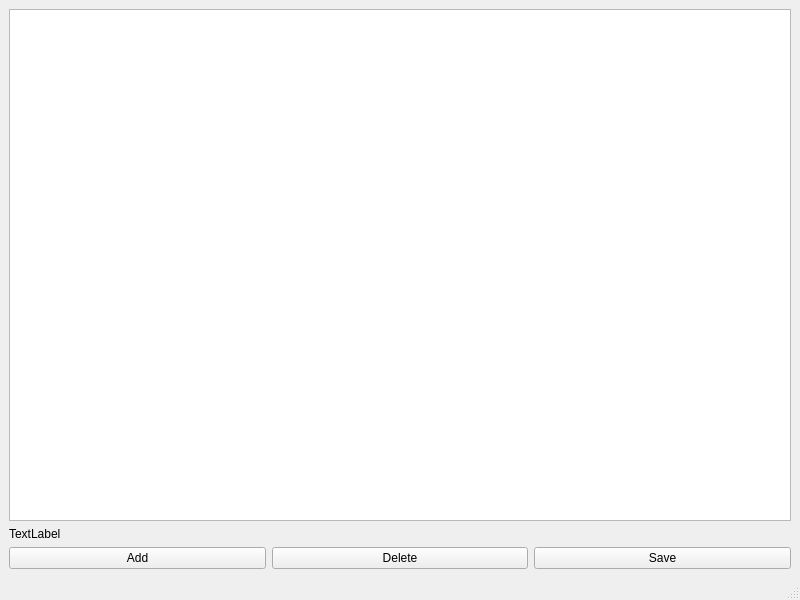
<?xml version="1.0" encoding="UTF-8"?>
<ui version="4.0">
 <class>MainWindow</class>
 <widget class="QMainWindow" name="MainWindow">
  <property name="geometry">
   <rect>
    <x>0</x>
    <y>0</y>
    <width>800</width>
    <height>600</height>
   </rect>
  </property>
  <property name="windowTitle">
   <string>MainWindow</string>
  </property>
  <widget class="QWidget" name="centralwidget">
   <layout class="QVBoxLayout" name="verticalLayout">
    <item>
     <widget class="QTableView" name="tableView">
      <property name="selectionMode">
       <enum>QAbstractItemView::SelectionMode::SingleSelection</enum>
      </property>
      <property name="selectionBehavior">
       <enum>QAbstractItemView::SelectionBehavior::SelectRows</enum>
      </property>
      <attribute name="horizontalHeaderStretchLastSection">
       <bool>true</bool>
      </attribute>
      <attribute name="verticalHeaderStretchLastSection">
       <bool>false</bool>
      </attribute>
     </widget>
    </item>
    <item>
     <widget class="QLabel" name="labelCounterSpeed">
      <property name="text">
       <string>TextLabel</string>
      </property>
     </widget>
    </item>
    <item>
     <layout class="QHBoxLayout" name="horizontalLayout">
      <item>
       <widget class="QPushButton" name="pushButtonAdd">
        <property name="text">
         <string>Add</string>
        </property>
       </widget>
      </item>
      <item>
       <widget class="QPushButton" name="pushButtonDel">
        <property name="text">
         <string>Delete</string>
        </property>
       </widget>
      </item>
      <item>
       <widget class="QPushButton" name="pushButtonSave">
        <property name="text">
         <string>Save</string>
        </property>
       </widget>
      </item>
     </layout>
    </item>
   </layout>
  </widget>
  <widget class="QMenuBar" name="menubar">
   <property name="geometry">
    <rect>
     <x>0</x>
     <y>0</y>
     <width>800</width>
     <height>22</height>
    </rect>
   </property>
  </widget>
  <widget class="QStatusBar" name="statusbar"/>
 </widget>
 <resources/>
 <connections/>
</ui>
